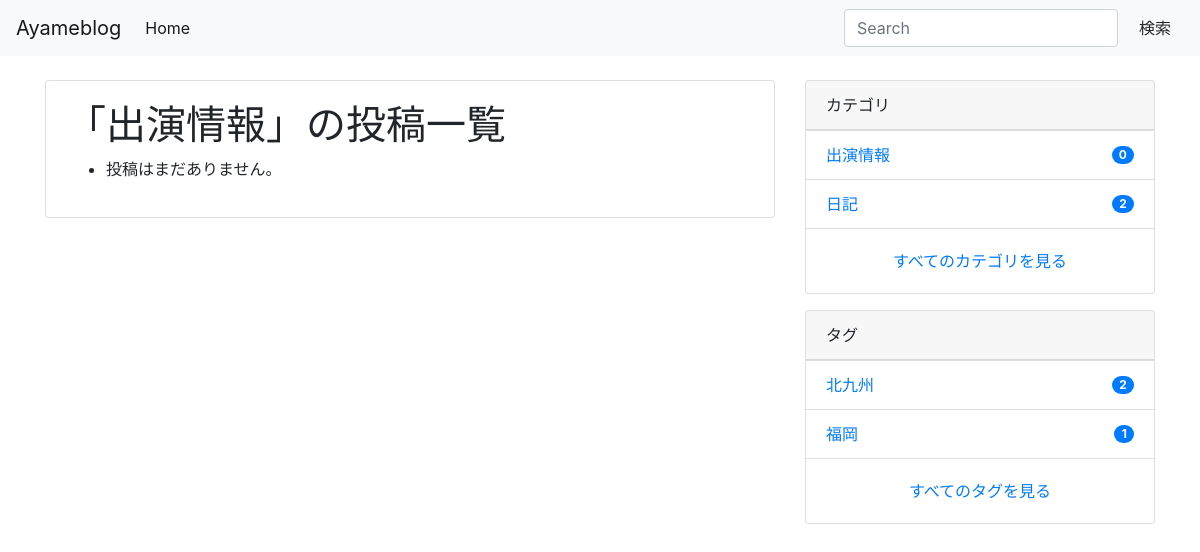
The page /category/appearance_info/ on the database as committed earlier.
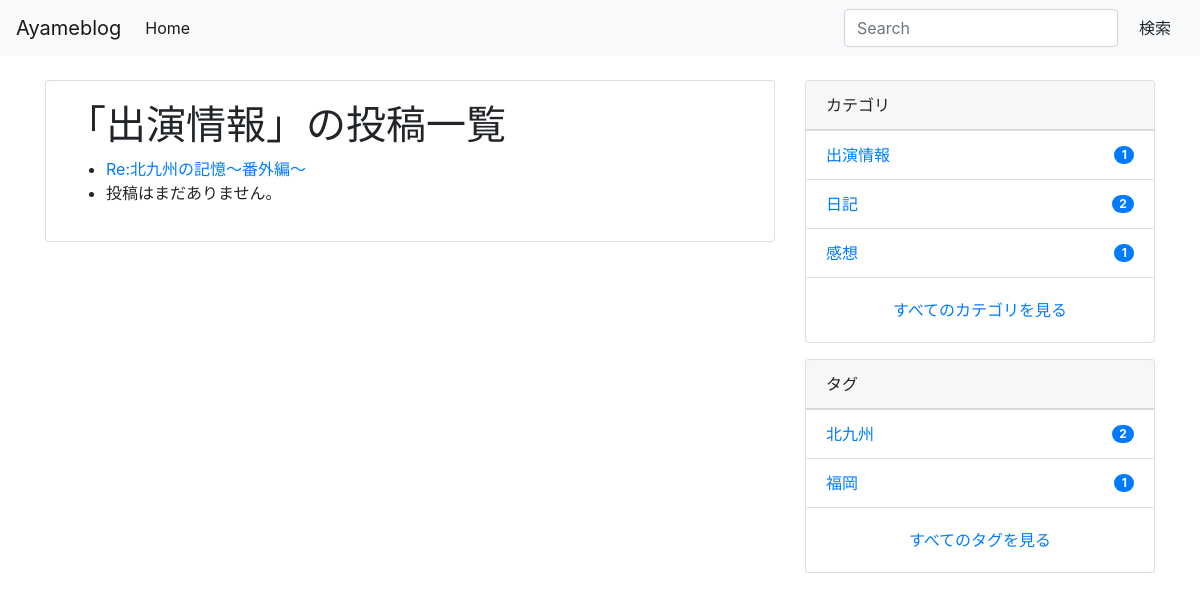
The same page on the database as committed later.
### blog/models.py (models this page shows, shortened)
class Category(models.Model):
    name = models.CharField(max_length=255)
    slug = models.SlugField(unique=True)
    timestamp = models.DateTimeField(auto_now_add=True)

class Post(models.Model):
    category = models.ForeignKey(Category, on_delete=models.PROTECT)
    tags = models.ManyToManyField(Tag, blank=True)
    title = models.CharField(max_length=255)
    content = models.TextField()
    description = models.TextField(blank=True)
    created_at = models.DateTimeField(auto_now_add=True)
    updated_at = models.DateTimeField(blank=True, null=True)
    published_at = models.DateTimeField(blank=True, null=True)
    is_public = models.BooleanField(default=False)
    image = models.ImageField(upload_to='post_images/', null=True, blank=True)
    class Meta:
        ordering = ['-created_at']

class Tag(models.Model):
    name = models.CharField(max_length=255)
    slug = models.SlugField(unique=True)
    timestamp = models.DateTimeField(auto_now_add=True)

### blog/views.py (the view)
# urls.py: path('category/<str:category_slug>/', CategoryPostView.as_view(), name='category_post'),
class CategoryPostView(ListView):
    model = Post
    template_name = 'blog/category_post.html'
    def get_queryset(self):
        category_slug = self.kwargs['category_slug']
        self.category = get_object_or_404(Category, slug=category_slug)
        qs = super().get_queryset().filter(category=self.category)
        return qs
    def get_context_data(self, **kwargs):
        context = super().get_context_data(**kwargs)
        context['category'] = self.category
        return context

### ayameblog/context_processors.py (called while the page is built)
def common(request):
    context = {
        'categories': Category.objects.annotate(
            num_posts=Count('post', filter=Q(post__is_public=True))),
        'tags': Tag.objects.annotate(
            num_posts=Count('post', filter=Q(post__is_public=True))),
    }
    return context

### blog/templates/blog/category_post.html (shortened to what this page needs)
{% extends 'base.html' %}
{% block content %}
<div class="container">
  <div class="row">
      <main class="col-md-8">
          <div class="card mb-3">
              <div class="card-body">
                  <h1>「{{ category.name }}」の投稿一覧</h1>
                  <ul>
                    {% for post in object_list %}
                    {% if user.is_authenticated or post.is_public %}
                    <li>{% if not post.is_public %}[下書き]{% endif %}<a href="{% url 'blog:post_detail' post.id %}">{{ post.title }}</a></li>
                    {% else %}
                    <li>投稿はまだありません。</li>
                    {% endif %}
                    {% empty %}
                    <li>まだ投稿はありません。</li>
                    {% endfor %}
                  </ul>
              </div>
          </div>
      </main>
      <aside class="col-md-4">
          {% include "blog/snippets/sidebar.html" %}
      </aside>
  </div>
</div>
{% endblock %}

### templates/base.html (shortened to what this page needs)
{% load static %}
<!doctype html>
<html lang="ja">
  <head>
    <link rel="stylesheet" href="https://stackpath.bootstrapcdn.com/bootstrap/4.5.0/css/bootstrap.min.css">
  </head>
  <body>
    {% include 'base/navbar.html' %}
    {% block content %}
    {% endblock %}
  </body>
</html>

### templates/base/navbar.html (shortened to what this page needs)
<nav class="navbar navbar-expand-lg navbar-light bg-light mb-4">
    <a class="navbar-brand" href="/">Ayameblog</a>
    <div class="collapse navbar-collapse" id="navbarSupportedContent">
      <ul class="navbar-nav mr-auto">
        <li class="nav-item active">
          <a class="nav-link" href="/">Home <span class="sr-only">(current)</span></a>
        </li>
      </ul>
      {% include 'blog/snippets/search_form.html' %}
    </div>
  </nav>

### blog/templates/blog/snippets/search_form.html
<form class="form-inline my-2 my-lg-0" action="{% url 'blog:search_post' %}" method="GET">
    <input class="form-control mr-sm-2" type="search" name="q" value="{{ request.GET.q }}" placeholder="Search" aria-label="Search">
    <button class="btn btn-outline-succes my-2 my-sm-0" type="submit">検索</button>
</form>

### blog/templates/blog/snippets/sidebar.html
<div class="card mb-3">
    <div class="card-header">
      カテゴリ
    </div>
    <ul class="list-group list-group-flush">
      {% for category in categories|dictsort:"id" %}
      <li class="list-group-item d-flex justify-content-between align-items-center">
        <a href="{% url 'blog:category_post' category.slug %}" class="card-link">{{ category.name }}</a>
        <span class="badge badge-primary badge-pill">{{ category.num_posts }}</span>
      </li>
      {% endfor %}
    </ul>
    <div class="card-body text-center">
      <a href="{% url 'blog:category_list' %}" class="card-link">すべてのカテゴリを見る</a>
    </div>
  </div>
  <div class="card">
    <div class="card-header">
      タグ
    </div>
    <ul class="list-group list-group-flush">
      {% for tag in tags|dictsortreversed:"num_posts"|slice:":5" %}
      <li class="list-group-item d-flex justify-content-between align-items-center">
        <a href="{% url 'blog:tag_post' tag.slug %}" class="card-link">{{ tag.name }}</a>
        <span class="badge badge-primary badge-pill">{{ tag.num_posts }}</span>
      </li>
      {% endfor %}
    </ul>
    <div class="card-body text-center">
      <a href="{% url 'blog:tag_list' %}" class="card-link">すべてのタグを見る</a>
    </div>
  </div>

Rows that differ between the two databases and show on the page:
computed for Category "出演情報": num_posts "0" → "1"
added Post: title "Re:北九州の記憶～番外編～"
added Category: name "感想", num_posts "1"
